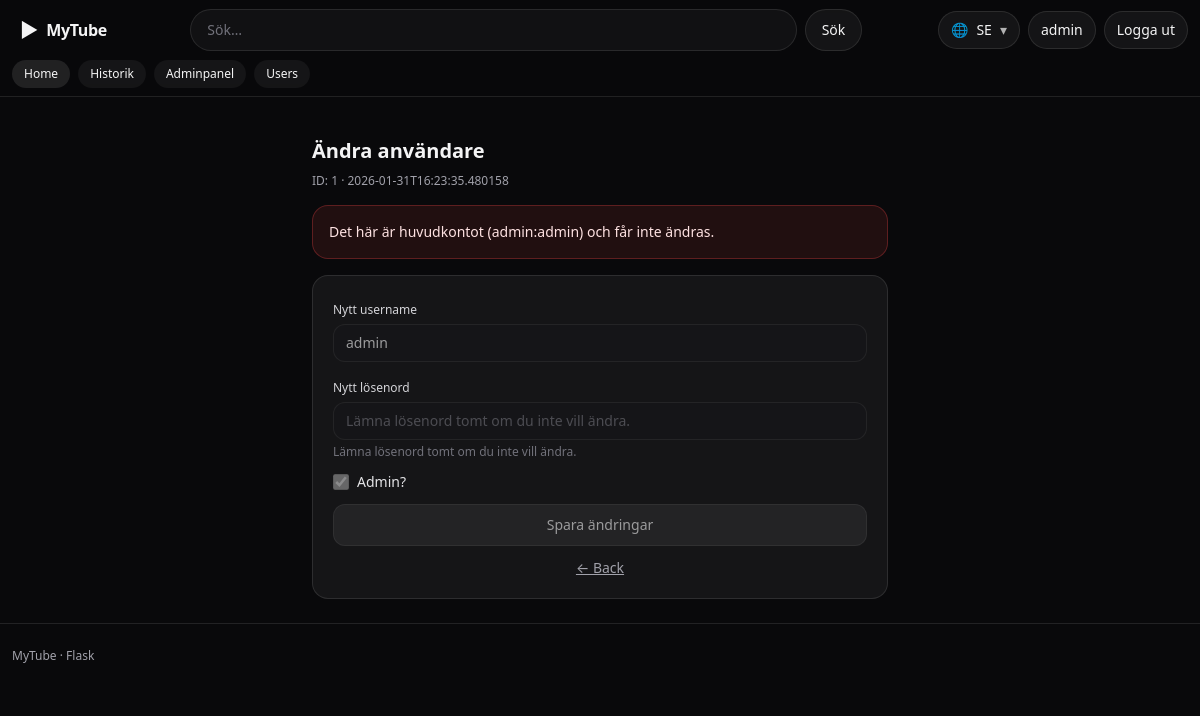
Page /admin/users/1/edit (signed in) on the committed database.
### tables this page shows
CREATE TABLE users (
            id INTEGER PRIMARY KEY AUTOINCREMENT,
            username TEXT NOT NULL UNIQUE,
            password_hash TEXT NOT NULL,
            is_admin INTEGER NOT NULL DEFAULT 0,
            created_at TEXT NOT NULL
        );

### app.py (the view, shortened to what this page needs)
@app.route("/admin/users/<int:user_id>/edit", methods=["GET", "POST"])
def admin_user_edit(user_id: int):
    require_admin()
    db = get_db()
    user = db.execute(
        "SELECT id, username, is_admin, created_at FROM users WHERE id=?",
        (user_id,),
    ).fetchone()
    if not user:
        abort(404)
    is_main_admin = (user["username"] or "").lower() == ADMIN_USERNAME.lower()
    if request.method == "POST" and is_main_admin:
        flash(t("cannot_edit_main_admin"), "error")
        return redirect(url_for("admin_users"))
    return render_template("admin_user_edit.html", u=user, is_main_admin=is_main_admin)

### app.py (called while the page is built)
def get_lang() -> str:
    lang = (session.get("lang") or "sv").lower()
    return lang if lang in SUPPORTED_LANGS else "sv"

def t(key: str, **kwargs) -> str:
    lang = get_lang()
    text = I18N.get(lang, {}).get(key) or I18N["sv"].get(key) or key
    if kwargs:
        try:
            return text.format(**kwargs)
        except Exception:
            return text
    return text

def get_db():
    if "db" not in g:
        g.db = sqlite3.connect(DB_PATH)
        g.db.row_factory = sqlite3.Row
        g.db.execute("PRAGMA foreign_keys = ON;")
    return g.db

def _ensure_column(db, table: str, col: str, ddl: str):
    cols = [r["name"] for r in db.execute(f"PRAGMA table_info({table})").fetchall()]
    if col not in cols:
        db.execute(ddl)
        db.commit()

@app.before_request
def _ensure_db():
    init_db()

def current_user():
    uid = session.get("user_id")
    if not uid:
        return None
    db = get_db()
    return db.execute("SELECT id, username, is_admin FROM users WHERE id=?", (uid,)).fetchone()

def require_admin():
    user = current_user()
    if not user or not user["is_admin"]:
        abort(403)

@app.context_processor
def inject_globals():
    return {"app_title": APP_TITLE, "me": current_user(), "t": t, "lang": get_lang()}

### templates/admin_user_edit.html
{% extends "base.html" %}
{% block content %}
  <div class="mx-auto max-w-xl">
    <h1 class="text-xl font-semibold">{{ t('user_edit_title') }}</h1>
    <div class="mt-2 text-xs text-zinc-400">
      ID: {{ u['id'] }} · {{ u['created_at'] }}
    </div>
    {% if is_main_admin %}
      <div class="mt-4 rounded-2xl border border-red-500/30 bg-red-500/10 p-4 text-sm text-red-100">
        {{ t('main_admin_locked') }}
      </div>
    {% endif %}
    <form class="mt-4 space-y-3 rounded-2xl border border-white/10 bg-white/5 p-5" method="post">
      <div>
        <label class="text-xs text-zinc-300">{{ t('new_username') }}</label>
        <input name="username" value="{{ u['username'] }}" {% if is_main_admin %}disabled{% endif %}
          class="mt-1 w-full rounded-xl border border-white/10 bg-zinc-900/60 px-3 py-2 text-sm outline-none focus:border-white/20 disabled:opacity-60">
      </div>
      <div>
        <label class="text-xs text-zinc-300">{{ t('new_password') }}</label>
        <input name="password" type="password" placeholder="{{ t('leave_blank_pw') }}" {% if is_main_admin %}disabled{% endif %}
          class="mt-1 w-full rounded-xl border border-white/10 bg-zinc-900/60 px-3 py-2 text-sm outline-none placeholder:text-zinc-500 focus:border-white/20 disabled:opacity-60">
        <div class="mt-1 text-xs text-zinc-500">{{ t('leave_blank_pw') }}</div>
      </div>
      <label class="flex items-center gap-2 text-sm text-zinc-200">
        <input type="checkbox" name="is_admin" {% if u['is_admin'] %}checked{% endif %} {% if is_main_admin %}disabled{% endif %}
               class="h-4 w-4 rounded border-white/20 bg-zinc-900 disabled:opacity-60">
        {{ t('make_admin') }}
      </label>
      <button type="submit" {% if is_main_admin %}disabled{% endif %}
        class="w-full rounded-xl border border-white/10 bg-white/10 px-4 py-2.5 text-sm font-medium hover:bg-white/15 disabled:opacity-60 disabled:hover:bg-white/10">
        {{ t('save_changes') }}
      </button>
      <a href="{{ url_for('admin_users') }}" class="block text-center text-sm text-zinc-400 underline hover:text-zinc-200">
        ← Back
      </a>
    </form>
  </div>
{% endblock %}

### templates/base.html (shortened to what this page needs)
<!doctype html>
<html lang="{{ lang }}" class="h-full">
<head>
  <script src="https://cdn.tailwindcss.com"></script>
  <link rel="stylesheet" href="{{ url_for('static', filename='style.css') }}">
</head>
<body class="h-full bg-zinc-950 text-zinc-100 antialiased">
  <header class="sticky top-0 z-50 border-b border-white/10 bg-zinc-950/90 backdrop-blur">
    <div class="mx-auto flex max-w-7xl items-center gap-3 px-3 py-2">
      <a href="{{ url_for('index') }}" class="flex items-center gap-2 rounded-xl px-2 py-2 hover:bg-white/5">
        <span class="text-xl">▶</span>
        <span class="font-semibold tracking-tight">MyTube</span>
      </a>
      <form method="get" action="{{ url_for('index') }}" class="flex flex-1 items-center justify-center">
        <div class="flex w-full max-w-2xl items-center gap-2">
          <div class="relative flex-1">
            <input
              name="q"
              value="{{ q or '' }}"
              placeholder="{{ t('search_placeholder') }}"
              class="w-full rounded-full border border-white/10 bg-zinc-900/60 px-4 py-2.5 text-sm outline-none placeholder:text-zinc-500 focus:border-white/20 focus:bg-zinc-900"
            />
          </div>
          <button
            type="submit"
            class="rounded-full border border-white/10 bg-white/5 px-4 py-2.5 text-sm hover:bg-white/10"
          >
            {{ t('search_btn') }}
          </button>
        </div>
      </form>
      <div class="flex items-center gap-2">
        <div class="relative" data-lang-menu>
          <button
            type="button"
            class="flex items-center gap-2 rounded-full border border-white/10 bg-white/5 px-3 py-2 text-sm hover:bg-white/10"
            data-lang-toggle
            aria-haspopup="true"
            aria-expanded="false"
            title="Language"
          >
            <span class="opacity-80">🌐</span>
            <span class="font-medium">
              {% if lang == 'sv' %}SE{% else %}US{% endif %}
            </span>
            <span class="opacity-70">▾</span>
          </button>
        </div>
        {% if me %}
          <span class="hidden sm:inline-flex items-center rounded-full border border-white/10 bg-white/5 px-3 py-2 text-sm">
            {{ me.username }}
          </span>
          <a class="rounded-full border border-white/10 bg-white/5 px-3 py-2 text-sm hover:bg-white/10"
             href="{{ url_for('logout') }}">
            {{ t('logout') }}
          </a>
        {% else %}
          <a class="rounded-full border border-white/10 bg-white/5 px-3 py-2 text-sm hover:bg-white/10"
             href="{{ url_for('login') }}">
            {{ t('signin') }}
          </a>
        {% endif %}
      </div>
    </div>
    <div class="mx-auto max-w-7xl px-3 pb-2">
      <div class="flex items-center gap-2 overflow-x-auto yt-scroll">
        <a href="{{ url_for('index') }}" class="whitespace-nowrap rounded-full bg-white/10 px-3 py-1.5 text-xs hover:bg-white/15">Home</a>
        {% if me %}
          <a href="{{ url_for('history') }}" class="whitespace-nowrap rounded-full bg-white/5 px-3 py-1.5 text-xs hover:bg-white/10">{{ t('nav_history') }}</a>
          {% if me.is_admin %}
            <a href="{{ url_for('admin') }}" class="whitespace-nowrap rounded-full bg-white/5 px-3 py-1.5 text-xs hover:bg-white/10">{{ t('nav_admin') }}</a>
            <a href="{{ url_for('admin_users') }}" class="whitespace-nowrap rounded-full bg-white/5 px-3 py-1.5 text-xs hover:bg-white/10">{{ t('nav_users') }}</a>
          {% endif %}
        {% endif %}
      </div>
    </div>
  </header>
  <div class="mx-auto max-w-7xl px-3 pt-4">
  </div>
  <main class="mx-auto max-w-7xl px-3 py-6">
    {% block content %}{% endblock %}
  </main>
  <footer class="border-t border-white/10 py-6">
    <div class="mx-auto max-w-7xl px-3 text-xs text-zinc-400">
      MyTube · Flask
    </div>
  </footer>
</body>
</html>

### static/style.css (style rules this page uses)
:root { font-family: system-ui, -apple-system, Segoe UI, Roboto, Arial; }
body { margin: 0; background: #0f0f10; color: #f2f2f2; }
a { color: inherit; text-decoration: none; }
.btn, .btn-secondary, button { padding: 10px 12px; border-radius: 10px; border: 1px solid #2a2a2a; background: #1d1d20; color: #fff; cursor: pointer; }

### rows in the picture
users: username "admin", id "1", created_at "2026-01-31T16:23:35.480158", is_admin "☑"

### other values in the picture
{{ t('search_btn') }} "Sök"
{{ t('logout') }} "Logga ut"
{{ t('nav_history') }} "Historik"
{{ t('nav_admin') }} "Adminpanel"
{{ t('nav_users') }} "Users"
{{ t('user_edit_title') }} "Ändra användare"
{{ t('main_admin_locked') }} "Det här är huvudkontot (admin:admin) och får inte ändras."
{{ t('new_username') }} "Nytt username"
{{ t('new_password') }} "Nytt lösenord"
{{ t('leave_blank_pw') }} "Lämna lösenord tomt om du inte vill ändra."
{{ t('make_admin') }} "Admin?"
{{ t('save_changes') }} "Spara ändringar"
